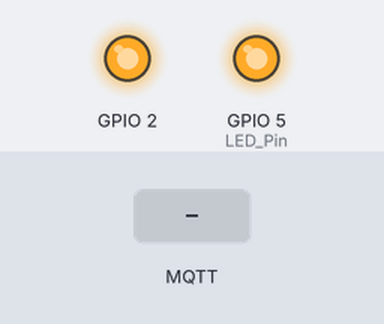
The sketch below on a simulated ESP8266 (NodeMCU). Parts: output pins drawn as LEDs (lit = HIGH, except the on-board LED, lit = LOW). Dashed ring = blinking. The inputs (shaded band) are chosen by the test bench. WiFi joins after 1.5 s; servers stay silent unless stated; no MQTT or app messages arrive unless stated; what the sketch prints to the serial monitor is not drawn.

Above: at 0.1 s.
At 10.7 s:
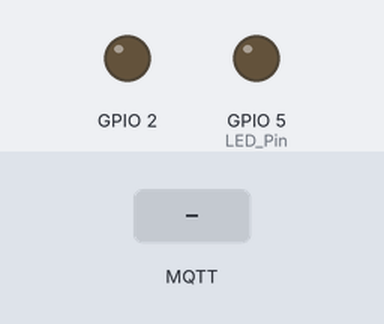
10.8 s: MQTT message "1" arrives on the first subscribed topic
At 11.6 s:
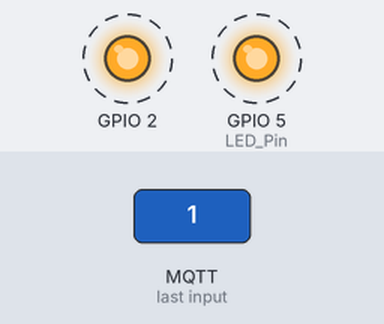
Timing chart, 0 to 18.3 s (numbered marks = the images above; inputs shaded):
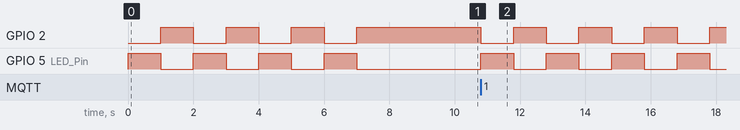

The sketch:

sketch_may20a.ino
```cpp
#include "PubSubClient.h"
#include "ESP8266WiFi.h"

#define MSG_BUFFER_SIZE (50)

const char* ssid = "WG01";
const char* wifi_password = "321losgehts";

const char* mqtt_server = "192.168.178.100";
const char* button_topic = "button";
const char* motion_topic = "motion";
const char* mqtt_username = "mosquitto";
const char* mqtt_password = "mosquitto";
const char* clientID = "ESP8266";

const int BLINK_SHORT = 3;
const int BLINK_LONG = 7;

WiFiClient espClient;
PubSubClient client(mqtt_server, 1883, espClient);
unsigned long lastMessage = 0;
char message[MSG_BUFFER_SIZE];
int value = 0;
const int LED_Pin = 5;

void connect_WiFi() {
  Serial.print("ESP8266 is trying connect to ");
  Serial.println(ssid);

  WiFi.mode(WIFI_STA);
  WiFi.begin(ssid, wifi_password);

  while (WiFi.status() != WL_CONNECTED) {
    delay(500);
    Serial.print(".");
  }

  Serial.println("WiFi connected");
  Serial.print("IP address: ");
  Serial.println(WiFi.localIP());
}

void connect_MQTT() {
  Serial.println("Trying to connect to MQTT broker");
  if (client.connect(clientID, mqtt_username, mqtt_password)) {
    client.subscribe(button_topic);
    client.subscribe(motion_topic);
    Serial.println("Connected to MQTT broker");
  } else {
    Serial.println("Connection failed");
  }
}

void callback(char* topic, byte* payload, unsigned int length) {
  Serial.print("Message arrived. Topic: ");
  Serial.print(topic);
  Serial.print(". ");
  for (int i = 0; i < length; i++) {
    Serial.print((char)payload[i]);
  }
  Serial.println(".");

  if ((char)payload[0] == '1') {
    LED_blink(BLINK_LONG);
  } else {
    LED_blink(BLINK_SHORT);
  }
}

void LED_blink(int blinkTime) {
  int counter = 0;
  while (counter <= blinkTime) {
    digitalWrite(BUILTIN_LED, LOW);
    digitalWrite(LED_Pin, HIGH);
    delay(1000);
    digitalWrite(BUILTIN_LED, HIGH);
    digitalWrite(LED_Pin, LOW);
    delay(1000);
    counter++;
  }
}

void setup() {
  Serial.begin(9600);
  pinMode(BUILTIN_LED, OUTPUT);
  pinMode(LED_Pin, OUTPUT);
  digitalWrite(BUILTIN_LED, HIGH);
  digitalWrite(LED_Pin, LOW);
  LED_blink(BLINK_SHORT);
  connect_WiFi();
  connect_MQTT();
  client.setCallback(callback);
}

void loop() {
  Serial.setTimeout(5000*60);
  if (!client.connected()) {
    connect_MQTT();
  }
  client.loop();
}
```

Measured:
- after the input at 10.8 s, GPIO 2, GPIO 5 (LED_Pin): alternates HIGH for 1.0 s and LOW for 1.0 s, starting at once
